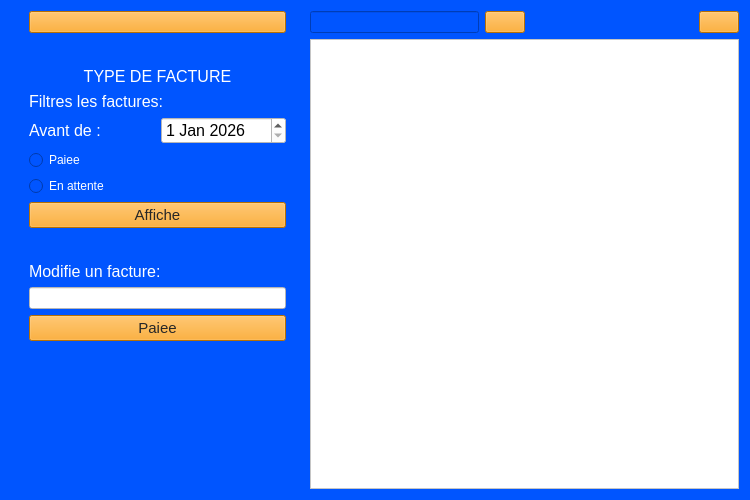
<?xml version="1.0" encoding="UTF-8"?>
<ui version="4.0">
 <class>Form</class>
 <widget class="QWidget" name="Form">
  <property name="geometry">
   <rect>
    <x>0</x>
    <y>0</y>
    <width>750</width>
    <height>500</height>
   </rect>
  </property>
  <property name="windowTitle">
   <string>Form</string>
  </property>
  <property name="styleSheet">
   <string notr="true">background-color:rgb(0, 85, 255)</string>
  </property>
  <layout class="QHBoxLayout" name="horizontalLayout_2" stretch="0,6,0,10">
   <item>
    <spacer name="horizontalSpacer_2">
     <property name="orientation">
      <enum>Qt::Horizontal</enum>
     </property>
     <property name="sizeHint" stdset="0">
      <size>
       <width>18</width>
       <height>20</height>
      </size>
     </property>
    </spacer>
   </item>
   <item>
    <layout class="QVBoxLayout" name="verticalLayout_7">
     <item>
      <widget class="QPushButton" name="go_back_button">
       <property name="styleSheet">
        <string notr="true">color:rgb(39, 39, 39); background-color:rgb(255, 155, 3);</string>
       </property>
       <property name="text">
        <string/>
       </property>
       <property name="icon">
        <iconset resource="../resources/resources_main.qrc">
         <normaloff>:/icons/icons/arrow-narrow-left-svgrepo-com.svg</normaloff>:/icons/icons/arrow-narrow-left-svgrepo-com.svg</iconset>
       </property>
      </widget>
     </item>
     <item>
      <spacer name="verticalSpacer_2">
       <property name="orientation">
        <enum>Qt::Vertical</enum>
       </property>
       <property name="sizeHint" stdset="0">
        <size>
         <width>20</width>
         <height>18</height>
        </size>
       </property>
      </spacer>
     </item>
     <item>
      <widget class="QLabel" name="facture_type_label">
       <property name="font">
        <font>
         <pointsize>12</pointsize>
        </font>
       </property>
       <property name="styleSheet">
        <string notr="true">color:white</string>
       </property>
       <property name="text">
        <string>TYPE DE FACTURE</string>
       </property>
       <property name="alignment">
        <set>Qt::AlignBottom|Qt::AlignHCenter</set>
       </property>
      </widget>
     </item>
     <item>
      <layout class="QVBoxLayout" name="verticalLayout_6">
       <item>
        <layout class="QVBoxLayout" name="verticalLayout_4">
         <item>
          <layout class="QVBoxLayout" name="verticalLayout_3">
           <item>
            <widget class="QLabel" name="label_2">
             <property name="font">
              <font>
               <pointsize>12</pointsize>
               <bold>false</bold>
              </font>
             </property>
             <property name="styleSheet">
              <string notr="true">color:white</string>
             </property>
             <property name="text">
              <string>Filtres les factures:</string>
             </property>
            </widget>
           </item>
           <item>
            <layout class="QHBoxLayout" name="horizontalLayout_3">
             <item>
              <widget class="QLabel" name="label">
               <property name="font">
                <font>
                 <pointsize>12</pointsize>
                </font>
               </property>
               <property name="styleSheet">
                <string notr="true">color:white</string>
               </property>
               <property name="text">
                <string>Avant de :</string>
               </property>
              </widget>
             </item>
             <item>
              <widget class="QDateEdit" name="dateEdit">
               <property name="font">
                <font>
                 <pointsize>12</pointsize>
                </font>
               </property>
               <property name="styleSheet">
                <string notr="true">background-color:white</string>
               </property>
               <property name="dateTime">
                <datetime>
                 <hour>0</hour>
                 <minute>0</minute>
                 <second>0</second>
                 <year>2026</year>
                 <month>1</month>
                 <day>1</day>
                </datetime>
               </property>
               <property name="maximumDateTime">
                <datetime>
                 <hour>22</hour>
                 <minute>59</minute>
                 <second>59</second>
                 <year>2050</year>
                 <month>1</month>
                 <day>1</day>
                </datetime>
               </property>
               <property name="minimumDateTime">
                <datetime>
                 <hour>23</hour>
                 <minute>0</minute>
                 <second>0</second>
                 <year>2025</year>
                 <month>12</month>
                 <day>31</day>
                </datetime>
               </property>
              </widget>
             </item>
            </layout>
           </item>
           <item>
            <layout class="QVBoxLayout" name="verticalLayout_2">
             <item>
              <widget class="QRadioButton" name="paid_radio_button">
               <property name="styleSheet">
                <string notr="true">color:white</string>
               </property>
               <property name="text">
                <string>Paiee</string>
               </property>
              </widget>
             </item>
             <item>
              <widget class="QRadioButton" name="waitlist_radio_button">
               <property name="styleSheet">
                <string notr="true">color:white</string>
               </property>
               <property name="text">
                <string>En attente</string>
               </property>
              </widget>
             </item>
            </layout>
           </item>
          </layout>
         </item>
         <item>
          <widget class="QPushButton" name="affiche_button">
           <property name="font">
            <font>
             <pointsize>11</pointsize>
            </font>
           </property>
           <property name="styleSheet">
            <string notr="true">color:rgb(39, 39, 39); background-color:rgb(255, 155, 3);</string>
           </property>
           <property name="text">
            <string>Affiche</string>
           </property>
          </widget>
         </item>
        </layout>
       </item>
       <item>
        <spacer name="verticalSpacer">
         <property name="orientation">
          <enum>Qt::Vertical</enum>
         </property>
         <property name="sizeHint" stdset="0">
          <size>
           <width>20</width>
           <height>28</height>
          </size>
         </property>
        </spacer>
       </item>
       <item>
        <layout class="QVBoxLayout" name="verticalLayout_5">
         <item>
          <widget class="QLabel" name="label_3">
           <property name="font">
            <font>
             <pointsize>12</pointsize>
             <bold>false</bold>
            </font>
           </property>
           <property name="styleSheet">
            <string notr="true">color:white</string>
           </property>
           <property name="text">
            <string>Modifie un facture:</string>
           </property>
          </widget>
         </item>
         <item>
          <widget class="QLineEdit" name="modify_status_input_field">
           <property name="styleSheet">
            <string notr="true">background-color:white</string>
           </property>
           <property name="inputMask">
            <string/>
           </property>
          </widget>
         </item>
         <item>
          <widget class="QPushButton" name="set_paid_button">
           <property name="font">
            <font>
             <pointsize>11</pointsize>
            </font>
           </property>
           <property name="styleSheet">
            <string notr="true">color:rgb(39, 39, 39); background-color:rgb(255, 155, 3);</string>
           </property>
           <property name="text">
            <string>Paiee</string>
           </property>
          </widget>
         </item>
        </layout>
       </item>
      </layout>
     </item>
     <item>
      <spacer name="verticalSpacer_3">
       <property name="orientation">
        <enum>Qt::Vertical</enum>
       </property>
       <property name="sizeHint" stdset="0">
        <size>
         <width>20</width>
         <height>148</height>
        </size>
       </property>
      </spacer>
     </item>
    </layout>
   </item>
   <item>
    <spacer name="horizontalSpacer_3">
     <property name="orientation">
      <enum>Qt::Horizontal</enum>
     </property>
     <property name="sizeHint" stdset="0">
      <size>
       <width>18</width>
       <height>20</height>
      </size>
     </property>
    </spacer>
   </item>
   <item>
    <layout class="QVBoxLayout" name="verticalLayout">
     <item>
      <layout class="QHBoxLayout" name="horizontalLayout">
       <item>
        <widget class="QLineEdit" name="search_bar">
         <property name="inputMask">
          <string/>
         </property>
        </widget>
       </item>
       <item>
        <widget class="QPushButton" name="search_button">
         <property name="styleSheet">
          <string notr="true">color:rgb(39, 39, 39); background-color:rgb(255, 155, 3);</string>
         </property>
         <property name="text">
          <string/>
         </property>
         <property name="icon">
          <iconset resource="../resources/resources_main.qrc">
           <normaloff>:/icons/icons/search-alt-1-svgrepo-com.svg</normaloff>:/icons/icons/search-alt-1-svgrepo-com.svg</iconset>
         </property>
        </widget>
       </item>
       <item>
        <spacer name="horizontalSpacer">
         <property name="orientation">
          <enum>Qt::Horizontal</enum>
         </property>
         <property name="sizeHint" stdset="0">
          <size>
           <width>40</width>
           <height>20</height>
          </size>
         </property>
        </spacer>
       </item>
       <item>
        <widget class="QPushButton" name="refresh_button">
         <property name="styleSheet">
          <string notr="true">color:rgb(39, 39, 39); background-color:rgb(255, 155, 3);</string>
         </property>
         <property name="text">
          <string/>
         </property>
         <property name="icon">
          <iconset resource="../resources/resources_main.qrc">
           <normaloff>:/icons/icons/refresh-cw-svgrepo-com.svg</normaloff>:/icons/icons/refresh-cw-svgrepo-com.svg</iconset>
         </property>
        </widget>
       </item>
      </layout>
     </item>
     <item>
      <widget class="QTableView" name="tableView">
       <property name="styleSheet">
        <string notr="true">background-color:white</string>
       </property>
      </widget>
     </item>
    </layout>
   </item>
  </layout>
 </widget>
 <resources>
  <include location="../resources/resources_main.qrc"/>
 </resources>
 <connections/>
</ui>
